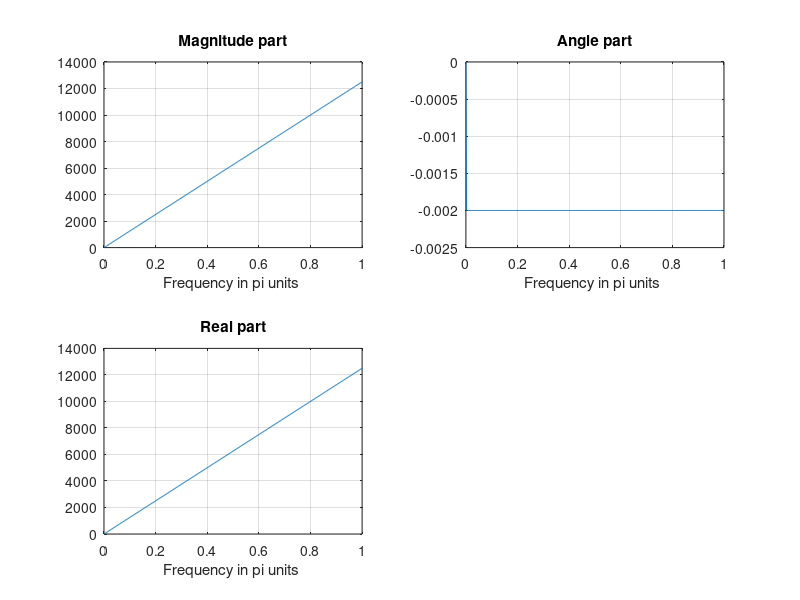

Recreate this plot in MATLAB.
n=-1:3;
x=1:5;
k=0:500;
w=(pi/500)*k;
X=x*(exp(-j*pi/500))*(n'*k);
magX=abs(X);
angX=angle(X);
realX=real(X);
imagX=imag(X);

subplot(221);
plot(k/500,magX);
grid;
xlabel('Frequency in pi units ');
title('Magnitude part');


subplot(222);
plot(k/500,angX/pi);
grid;
xlabel('Frequency in pi units ');
title('Angle part');


subplot(223);
plot(k/500,realX);
grid;
xlabel('Frequency in pi units ');
title('Real part');